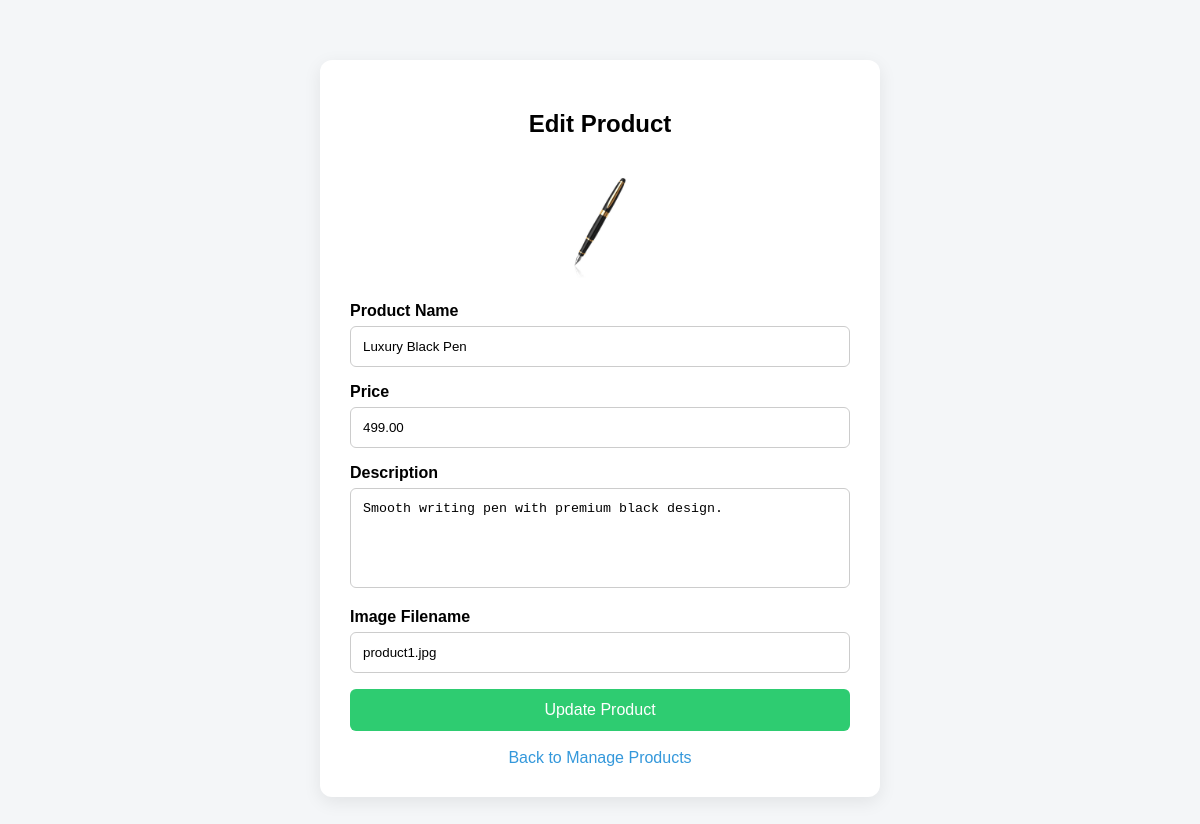
The page /admin/edit_product.php?id=1 (signed in) on the database its author committed.
### tables this page shows
CREATE TABLE `products` (
  `id` int(11) NOT NULL,
  `name` varchar(255) NOT NULL,
  `price` decimal(10,2) NOT NULL,
  `description` text DEFAULT NULL,
  `image` varchar(255) DEFAULT NULL,
  `created_at` timestamp NOT NULL DEFAULT current_timestamp()
);

### admin/edit_product.php (the view, shortened to what this page needs)
<?php
include '../includes/db.php';
$product_id = $_GET['id'];
$stmt = $conn->prepare("SELECT * FROM products WHERE id = ?");
$stmt->execute([$product_id]);
$product = $stmt->fetch(PDO::FETCH_ASSOC);
?>
<!DOCTYPE html>
<html lang="en">
<head>
</head>
<body>
<div class="container">
    <h2>Edit Product</h2>
    <div class="preview">
        <img src="../images/<?= htmlspecialchars($product['image']); ?>" alt="Product Image">
    </div>
    <form method="POST" action="">
        <label>Product Name</label>
        <input type="text" name="name" value="<?= htmlspecialchars($product['name']); ?>" required>
        <label>Price</label>
        <input type="number" step="0.01" name="price" value="<?= htmlspecialchars($product['price']); ?>" required>
        <label>Description</label>
        <textarea name="description" required><?= htmlspecialchars($product['description']); ?></textarea>
        <label>Image Filename</label>
        <input type="text" name="image" value="<?= htmlspecialchars($product['image']); ?>" required>
        <button type="submit">Update Product</button>
    </form>
    <a href="manage_products.php" class="back-link">Back to Manage Products</a>
</div>
</body>
</html>

### admin/edit_product.php (style rules this page uses)
body { font-family: Arial, sans-serif; background: #f4f6f8; margin: 0; padding: 0; }
.container { max-width: 500px; margin: 60px auto; background: white; padding: 30px; border-radius: 12px; box-shadow: 0 5px 18px rgba(0,0,0,0.08); }
h2 { text-align: center; margin-bottom: 25px; }
label { display: block; font-weight: bold; margin-bottom: 6px; }
input, textarea { width: 100%; padding: 12px; margin-bottom: 16px; border: 1px solid #ccc; border-radius: 6px; box-sizing: border-box; }
textarea { height: 100px; resize: none; }
button { width: 100%; background: #2ecc71; color: white; border: none; padding: 12px; border-radius: 6px; font-size: 16px; cursor: pointer; }
.back-link { display: block; text-align: center; margin-top: 18px; color: #3498db; text-decoration: none; }
.preview { text-align: center; margin-bottom: 15px; }
.preview img { width: 120px; height: 120px; object-fit: contain; }

### rows shown on the page
products: image (picture), name "Luxury Black Pen", price "499.00", description "Smooth writing pen with premium black design.", image "product1.jpg"
